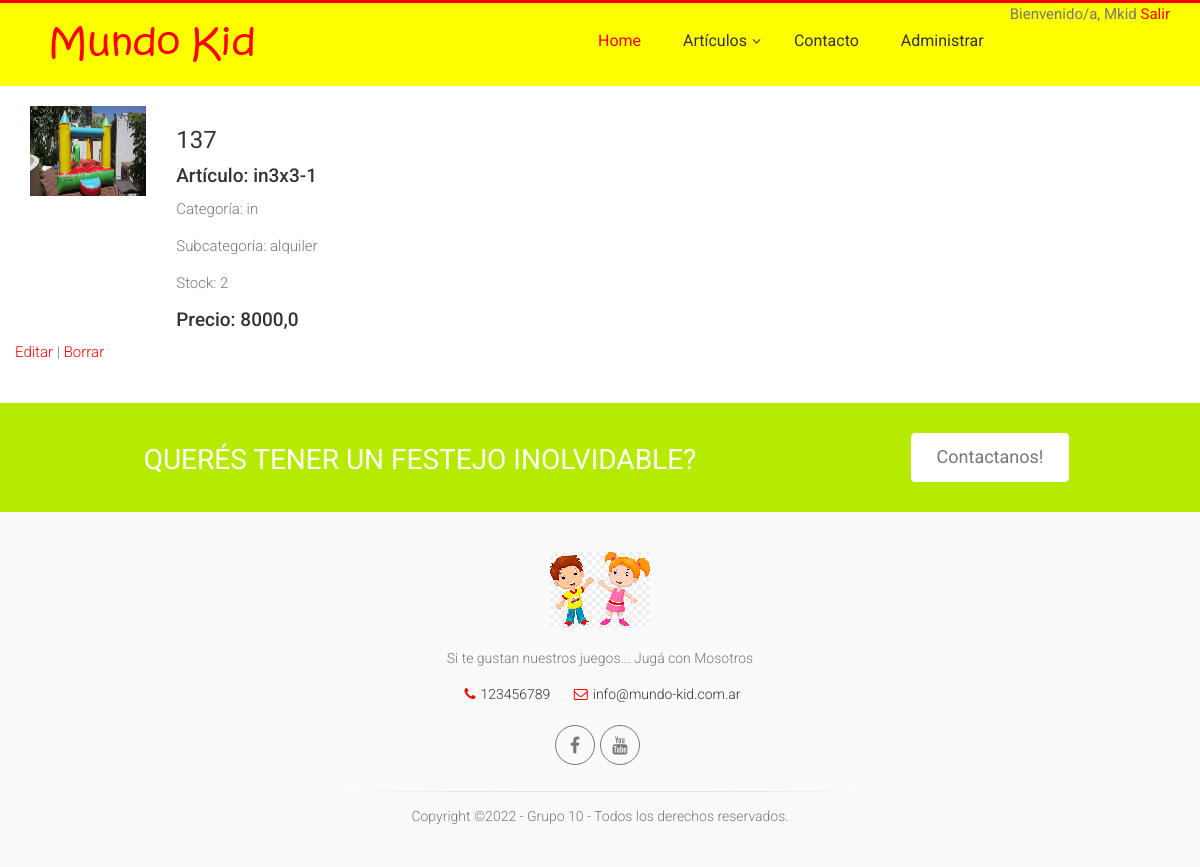
Page /articulos/in3x3-1/ (signed in) on the committed database.
### Articulos/models.py (models this page shows, shortened)
class Articulo(models.Model):
    id=models.AutoField(primary_key=True,verbose_name="Id_Artículo")
    nombre=models.TextField(max_length=40)
    categoria=models.CharField(
        models.ForeignKey('Categoria',on_delete=models.CASCADE),
        max_length=2, null=False, blank=False,
        choices=categorias_id,
        default='in')
    subcategoria=models.TextField(
        models.ForeignKey('Subcategoria',on_delete=models.CASCADE),
        null=False, blank=False,
        max_length=10)
    stock=models.IntegerField()
    precio=models.FloatField()
    imagen_url = models.ImageField(upload_to='articulos', null=True, blank=True, default='No-Image-Placeholder.svg')
    class Meta:
        verbose_name ="articulo"
        verbose_name_plural="articulos"
        ordering= ['nombre']

### Articulos/views.py (the view)
# urls.py: path('<nombre>/', ArticuloDetailView.as_view(), name='detail'),
@method_decorator(staff_member_required, name='dispatch')
class ArticuloDetailView(DetailView):
    model = Articulo
    template_name = 'Articulos/articulo_detail.html'
    def get_object(self):
        return get_object_or_404(Articulo, nombre=self.kwargs['nombre'])

### Articulos/templates/Articulos/articulo_detail.html (shortened to what this page needs)
{% extends 'MundoKid/base.html' %}
{% load static %}
{% block content %}
<main role="main">
  <div class="container">
    <div class="row mt-3">
      <div class="col-md-9 mx-auto mb-5">
        <form action="" method="post" enctype="multipart/form-data">{% csrf_token %}
          <div class="row">
            <div class="col-md-2">
              {% if articulo.imagen_url %}
                <img src="{{articulo.imagen_url.url}}" class="img-fluid articulo-img" >
              {% else %}
                <img src="{% static 'gestion/img/no-img.jpg' %}" class="img-fluid articulo-img">
              {% endif %}
            </div>
            <div class="col-md-10">
              <h3>{{articulo.id}}</h3>
              {% if articulo.nombre %}     <h4>Artículo:     {{articulo.nombre}}</h4>{% endif %}
              {% if articulo.categoria %}   <p>Categoría:    {{articulo.categoria}}</p>{% endif %}
              {% if articulo.subcategoria %}<p>Subcategoría: {{articulo.subcategoria}}</p>{% endif %}
              {% if articulo.stock %}       <p>Stock:        {{articulo.stock}}</p>{% endif %}
              {% if articulo.precio %}     <h4>Precio:       {{articulo.precio}}</h4>{% endif %}
            </div>
            <div>
            {% if request.user.is_staff %}
            <p><a href="{% url 'articulos:update' articulo.id %}">Editar</a> |
            <a href="{% url 'articulos:delete' articulo.id %}">Borrar</a></p>
            {% endif %}
            </div>
          </div>
        </form>
      </div>
    </div>
  </div>
</main>
{% endblock %}

### MundoKid/templates/MundoKid/base.html (shortened to what this page needs)
<!DOCTYPE html>
<html lang="es">
    <head>
        {% load static %}
		<link href="{% static 'MundoKid/vendor/bootstrap/css/bootstrap.css' %}" rel="stylesheet">
		<link href="{% static 'MundoKid/vendor/font-awesome/css/font-awesome.css' %}" rel="stylesheet">
		<link href="{% static 'MundoKid/vendor/fontello/css/fontello.css' %}" rel="stylesheet">
		<link href="{% static 'MundoKid/vendor/plugins/rs-plugin/css/settings.css' %}" rel="stylesheet">
		<link href="{% static 'MundoKid/css/animations.css' %}" rel="stylesheet">
		<link href="{% static 'MundoKid/vendor/plugins/hover/hover-min.css' %}" rel="stylesheet">
		<link href="{% static 'MundoKid/css/style.css' %}" rel="stylesheet" >
		<link href="{% static 'MundoKid/css/skins/vivid_red.css' %}" rel="stylesheet">
        <link href="{% static 'MundoKid/css/rent.css' %}" rel="stylesheet">
		<link href="{% static 'MundoKid/css/form.css' %}" rel="stylesheet">
    </head>
	<body class="no-trans front-page  ">
		<div class="page-wrapper">
			<div class="header-container">
				<header class="header  fixed clearfix">
					<div class="container">
						<div class="row">
							<div class="col-md-3">
								<div class="header-left clearfix">
									<div id="logo" class="logo">
										<a href="{% url 'home' %}"><img id="logo_img" class="img-responsive" src="{% static 'MundoKid/images/mundo-kid.png' %}" alt="Mundo Kid" title="Mundo Kid"></a>
									</div>
								</div>
							</div>
							<div class="col-md-9">
								<div class="header-right clearfix">
								<div class="main-navigation  animated with-dropdown-buttons">
									<nav class="navbar navbar-default" role="navigation">
										<div class="container-fluid">
											<div class="collapse navbar-collapse" id="navbar-collapse-1">
												<ul class="nav navbar-nav">
													<li class="active">
														<a href="{% url 'home' %}">Home</a>
													</li>
													<li class="dropdown ">
														<a class="dropdown-toggle" data-toggle="dropdown" >Artículos</a>
													</li>
													<li>
														<a href="{% url 'contacto' %}">Contacto</a>
													</li>
													{% if request.user.is_staff %}
													<li >
														<a href="{% url 'articulos:list' %}">Administrar</a>
													</li>
													{% endif %}
													{% if not request.user.is_authenticated %}
													<li class="nav-item">
														<a class="nav-link" href="{% url 'login' %}"> Acceder </a>
													</li>
													<li class="nav-item">
														<a class="nav-link" href="{% url 'signup' %}"> Registro </a>
													</li>
													{% else %}
													<li class="nav-item">
														<p type="text" style="display: inline">Bienvenido/a, {{user.username}}
														<a class="nav-link" href="{% url 'logout' %}"> Salir </a>
													</li>
													{% endif %}
												</ul>
											</div>
										</div>
									</nav>
								</div>
								</div>
							</div>
						</div>
					</div>
				</header>
			</div>
    <main>
    {% block content %}{% endblock %}
    </main>
			<div class="verde footer-top animated-text default-hovered">
				<div class="container">
					<div class="row">
						<div class="col-md-12">
							<div class="call-to-action text-center">
								<div class="row">
									<div class="col-sm-8">
										<h2 class="txt-blanco">Querés tener un festejo inolvidable?</h2>
									</div>
									<div class="col-sm-4">
										<p class="mt-10"><a href="{% url 'contacto' %}" class="btn btn-lg btn-white">Contactanos!</a></p>
									</div>
								</div>
							</div>
						</div>
					</div>
				</div>
			</div>
			<footer id="footer" class="clearfix ">
				<div class="footer">
					<div class="container">
						<div class="footer-inner">
							<div class="row">
								<div class="col-sm-8 col-sm-offset-2 col-md-6 col-md-offset-3">
									<div class="footer-content text-center padding-ver-clear">
										<div class="logo-footer"><img id="logo-footer" class="center-block" src="{% static 'MundoKid/images/ninio.png' %}" alt="Mundo Kid"></div>
										<p>Si te gustan nuestros juegos... Jugá con Mosotros </p>
										<ul class="list-inline mb-20">
											<li><a href="tel:+00 1234567890" class="link-dark"><i class="text-default fa fa-phone pl-10 pr-5"></i>123456789</a></li>
											<li><a href="mailto:info@mundo-kid.com.ar" class="link-dark"><i class="text-default fa fa-envelope-o pl-10 pr-5"></i>info@mundo-kid.com.ar</a></li>
										</ul>
										<ul class="social-links circle animated-effect-1 margin-clear">
											<li class="facebook"><a target="_blank" href="https://www.facebook.com/"><i class="fa fa-facebook"></i></a></li>
											<li class="googleplus"><a target="_blank" href="https://www.youtube.com/"><i class="fa fa-youtube"></i></a></li>
										</ul>
										<div class="separator"></div>
										<p class="text-center margin-clear">Copyright ©2022 - Grupo 10 - Todos los derechos reservados.</p>
									</div>
								</div>
							</div>
						</div>
					</div>
				</div>
			</footer>
		</div>
</body>
</html>

### MundoKid/static/MundoKid/css/skins/vivid_red.css (style rules this page uses)
a { color: #ff0000; }
.text-default { color: #ff0000; }
.btn-white { color: #777777; background-color: #ffffff; border-color: #ffffff; }
.navbar-default .navbar-nav > li > a:hover, .navbar-default .navbar-nav > li > a:focus, .navbar-default .navbar-nav > .active > a, .navbar-default .navbar-nav > .active > a:hover, .navbar-default .navbar-nav > .active > a:focus { background-color: transparent; color: #ff0000; }
.social-links li a { border: 1px solid #e7e7e7; color: #cdcdcd; }
.social-links.animated-effect-1 li a:after { background-color: #ff0000; }

### Articulos/templates/Articulos/articulo_detail.html (style rules this page uses)
.articulo-img { float:left;width:24rem;height:9rem }

### rows in the picture
Articulo: imagen_url (picture), id "137", nombre "in3x3-1", categoria "in", subcategoria "alquiler", stock "2", precio "8000,0"

### other values in the picture
{{ user.username }} "Mkid"
